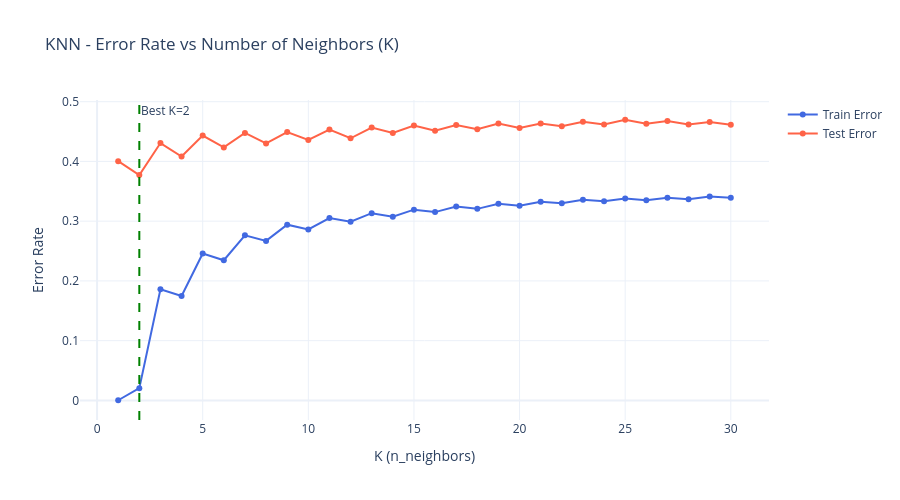

The cell this chart's notebook holds for it:
### Markdown cell above
## **K-Nearest Neighbors (KNN)**

### Code cell
k_range = range(1, 31)
train_errors = []
test_errors  = []

for k in k_range:
    knn = KNeighborsClassifier(n_neighbors=k)
    knn.fit(X_train_scaled, y_train)
    train_errors.append(1 - knn.score(X_train_scaled, y_train))
    test_errors.append(1 - knn.score(X_test_scaled, y_test))
    print(f"K={k:<3}  Train Error: {train_errors[-1]:.4f}  Test Error: {test_errors[-1]:.4f}")

fig = go.Figure()
fig.add_trace(go.Scatter(
    x=list(k_range), y=train_errors,
    mode='lines+markers', name='Train Error',
    line=dict(color='royalblue')
))
fig.add_trace(go.Scatter(
    x=list(k_range), y=test_errors,
    mode='lines+markers', name='Test Error',
    line=dict(color='tomato')
))

# Get the best
best_k = test_errors.index(min(test_errors)) + 1
fig.add_vline(x=best_k, line_dash='dash', line_color='green',
              annotation_text=f'Best K={best_k}', annotation_position='top right')

fig.update_layout(
    title='KNN - Error Rate vs Number of Neighbors (K)',
    xaxis_title='K (n_neighbors)',
    yaxis_title='Error Rate',
    template='plotly_white',
    height=500
)
fig.show()

print(f"Best K by lowest test error : K = {best_k}")
print(f"Train error : {train_errors[best_k - 1]:.4f}")
print(f"Test error  : {test_errors[best_k - 1]:.4f}")

### Figure 1 — Plotly figure (JSON) as saved in the notebook; plotly's stock layout.template omitted (floating-point values rounded to 4 significant figures)
{"data": [{"line": {"color": "royalblue"}, "mode": "lines+markers", "name": "Train Error", "type": "scatter", "x": [1, 2, 3, 4, 5, 6, 7, 8, 9, 10, 11, 12, 13, 14, 15, 16, 17, 18, 19, 20, 21, 22, 23, 24, 25, 26, 27, 28, 29, 30], "y": [0.0002572, 0.02045, 0.1862, 0.1748, 0.2458, 0.2346, 0.2763, 0.267, 0.2941, 0.2863, 0.3053, 0.299, 0.3134, 0.3073, 0.3193, 0.3152, 0.3246, 0.3206, 0.3293, 0.3258, 0.3326, 0.3301, 0.3358, 0.3332, 0.3378, 0.3352, 0.3392, 0.3367, 0.3414, 0.3393]}, {"line": {"color": "tomato"}, "mode": "lines+markers", "name": "Test Error", "type": "scatter", "x": [1, 2, 3, 4, 5, 6, 7, 8, 9, 10, 11, 12, 13, 14, 15, 16, 17, 18, 19, 20, 21, 22, 23, 24, 25, 26, 27, 28, 29, 30], "y": [0.4004, 0.3773, 0.4307, 0.4082, 0.4432, 0.4234, 0.4477, 0.4301, 0.4492, 0.436, 0.4533, 0.4388, 0.4568, 0.4477, 0.46, 0.4513, 0.4608, 0.4539, 0.4635, 0.4561, 0.4635, 0.4588, 0.4664, 0.4617, 0.4698, 0.4631, 0.4675, 0.4617, 0.4659, 0.4615]}], "layout": {"annotations": [{"showarrow": false, "text": "Best K=2", "x": 2, "xanchor": "left", "xref": "x", "y": 1, "yanchor": "top", "yref": "y domain"}], "height": 500, "shapes": [{"line": {"color": "green", "dash": "dash"}, "type": "line", "x0": 2, "x1": 2, "xref": "x", "y0": 0, "y1": 1, "yref": "y domain"}], "title": {"text": "KNN - Error Rate vs Number of Neighbors (K)"}, "xaxis": {"title": {"text": "K (n_neighbors)"}}, "yaxis": {"title": {"text": "Error Rate"}}}}
